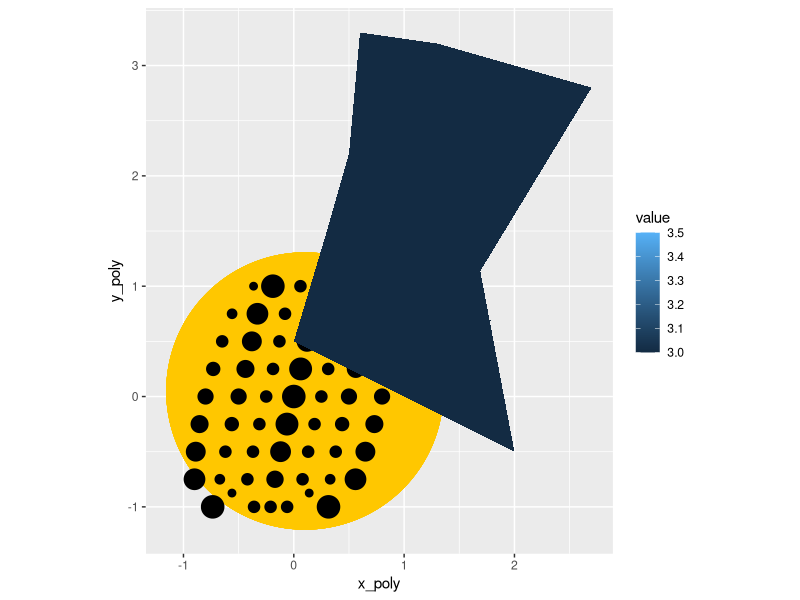

Source code (R):
## ---- chunk 1
library(tidyverse)
library(ggplot2)
library(ggforce)
## ---- chunk 2
ids <- factor(c("1.1", "2.1", "1.2", "2.2", "1.3", "2.3"))
values <- data.frame(
id = ids,
value = c(3, 3.1, 3.1, 3.2, 3.15, 3.5)
)
positions <- data.frame(
id = rep(ids, each = 4),
x_poly = c(2, 1, 1.1, 2.2, 1, 0, 0.3, 1.1, 2.2, 1.1, 1.2, 2.5, 1.1, 0.3,
0.5, 1.2, 2.5, 1.2, 1.3, 2.7, 1.2, 0.5, 0.6, 1.3),
y_poly = c(-0.5, 0, 1, 0.5, 0, 0.5, 1.5, 1, 0.5, 1, 2.1, 1.7, 1, 1.5,
2.2, 2.1, 1.7, 2.1, 3.2, 2.8, 2.1, 2.2, 3.3, 3.2)
)
# Currently we need to manually merge the two together
datapoly <- merge(values, positions, by = c("id"))
#ggplot(datapoly, aes(x = x, y = y)) +
#geom_polygon(aes(fill = values, group = id))
#dataset w/ 9 rows (circles) and 3 variables (x & y coordinates of center, radius)
circles <- data_frame(
id = 1:9,
x1 = rep(1, 9),
x2 = seq(-0.2, 0.2, length.out = 9),
y = seq(-1, 1, length.out = 9),
x_center = sin(y)/4,
x_m1 = x_center - 0.25,
x_m2 = x_center - 0.5,
x_m3 = x_center - 0.75,
x_p1 = x_center + 0.25,
x_p2 = x_center + 0.5,
x_p3 = x_center + 0.75,
r1 = 0.05,
r2 = (-(y^2) + 2) / 20
) |>
mutate(
x_m1 = if_else(y == max(y) | y == min(y), x_m1 + 0.1, x_m1),
x_p1 = if_else(y == max(y) | y == min(y), x_p1 - 0.1, x_p1),
x_m2 = if_else(y == min(y), x_m1 - 0.2, x_m1 - 0.25),
r_m2 = (y + 2) / 30,
y_m2 = if_else(y == min(y), y + 0.125, y),
x_p2 = if_else(y == min(y), x_p1 + 0.2, x_p1 + 0.25),
r_p2 = (y + 2) / 30,
y_p2 = if_else(y == min(y), y + 0.125, y),
x_m3 = x_m2 - (0.3 - y^2 / 8),
r_m3 = (2 - y) / 30,
y_m3 = y,
x_p3 = x_p2 + (0.3 - y^2 / 8),
r_p3 = (2 - y) / 30,
y_p3 = y
)
ggplot() +
#This is the yellow circle
geom_circle(aes(x0 = 0.1, y0 = 0.05, r = 1.25), data = circles, fill = "#FFC700", color = "#FFC700") +
#these are the black circles
geom_circle(aes(x0 = x_center, y0 = y, r = r2), data = circles, fill = "black") +
geom_circle(aes(x0 = x_m1, y0 = y, r = r1), data = circles, fill = "black") +
geom_circle(aes(x0 = x_p1, y0 = y, r = r1), data = circles, fill = "black") +
geom_circle(aes(x0 = x_m2, y0 = y_m2, r = r_m2), data = circles, fill = "black") +
geom_circle(aes(x0 = x_p2, y0 = y_p2, r = r_p2), data = circles, fill = "black") +
geom_circle(aes(x0 = x_m3, y0 = y_m3, r = r_m3), data = circles, fill = "black") +
geom_circle(aes(x0 = x_p3, y0 = y_p3, r = r_p3), data = circles, fill = "black") +
coord_fixed() +
geom_polygon(data = datapoly, aes(fill = value, x = x_poly, y = y_poly))
#this makes the background
theme_void() +
theme(panel.background = element_rect(fill = "#FFDE00", color = "#FFDE00"))
